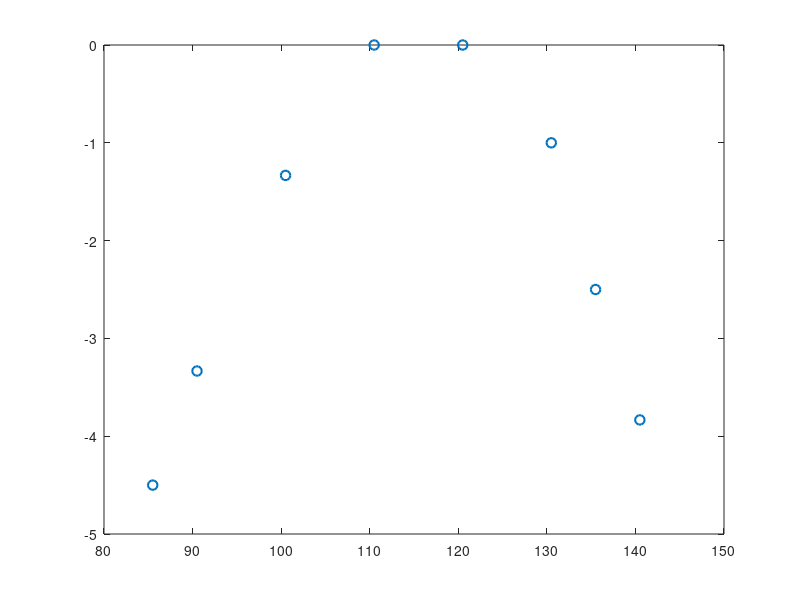

This chart was generated by the following MATLAB code: (Note: this script raises an error after producing the figure.)
clc, clear variables
close all

set(groot, 'DefaultFigureWindowStyle', 'docked');

soll = [85.5 90.5 100.5 110.5 120.5 130.5 135.5 140.5];
ist1 = [141.0 145.0 153.0 161.0 171.0 182.0 189.0 195.0] - ones(1,8) * 50.5;
ist2 = [140.0 144.0 152.0 161.0 171.0 182.5 188.5 195.0] - ones(1,8) * 50.5;
ist3 = [140.5 144.0 152.0 161.0 171.0 181.5 188.0 194.5] - ones(1,8) * 50.5;

ist = (ist1 + ist2 + ist3) / 3;

err = soll - ist;

figure(1)
plot(soll, err, 'o', 'LineWidth', 1.5, 'MarkerSize', 7)
yline(0, '--', 'LineWidth', 1.0)

title('Height error at the three plate points')
xlabel('Desired height [mm]')
ylabel('Height error [mm]')

grid on

%% Code von ChatGPT für den fit:

% Linearer Fit (Grad 1)
p = polyfit(soll, err, 2);          % Koeffizienten berechnen
soll_fit = linspace(min(soll), max(soll), 100);
err_fit = polyval(p, soll_fit);     % Fit auswerten

hold on
plot(soll_fit, err_fit, '-r', 'LineWidth', 1.5)
legend('Measured error', 'zero', 'fit', 'Location', 'best')

fprintf('Slope: %.4f mm/mm\n', p(1))
fprintf('Offset: %.4f mm\n', p(2))
